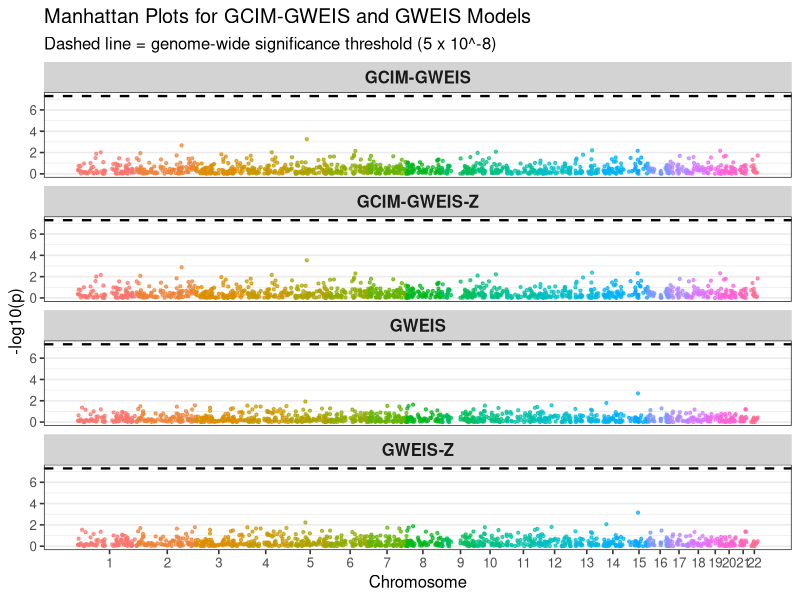

Generate this figure with R:
### Load libraries
library(ggplot2)
library(dplyr)
library(data.table)

#---- Read data ----#
gcim_adj  <- fread("tBil_bmi_gcim-gweis-z.txt")
gcim_raw  <- fread("tBil_bmi_gcim-gweis.txt")
gweis_adj <- fread("tBil_bmi_gweis-z.txt")
gweis_raw <- fread("tBil_bmi_gweis.txt")

#---- Keep only interaction test from raw PLINK outputs ----#
gcim_raw  <- gcim_raw[TEST == "ADDxPRS", ]
gweis_raw <- gweis_raw[TEST == "ADDxbilirubin", ]

#---- Standardize columns across files ----#
to_uniform <- function(df, model_label, pcol) {

  # Find chromosome column name across file types
  chr_col <- dplyr::case_when(
    "#CHROM" %in% names(df) ~ "#CHROM",
    "X.CHROM" %in% names(df) ~ "X.CHROM",
    "CHROM" %in% names(df) ~ "CHROM",
    TRUE ~ NA_character_
  )

  if (is.na(chr_col)) {
    stop("No chromosome column found. Expected one of: #CHROM, X.CHROM, CHROM")
  }

  if (!("POS" %in% names(df))) stop("POS column not found.")
  if (!(pcol %in% names(df))) stop(paste0("P column '", pcol, "' not found."))

  df %>%
    mutate(
      CHR = as.character(.data[[chr_col]]),
      BP  = as.numeric(POS),
      P   = as.numeric(.data[[pcol]]),
      MODEL = model_label
    ) %>%
    select(CHR, BP, P, MODEL) %>%
    filter(!is.na(CHR), !is.na(BP), !is.na(P), is.finite(P), P > 0, P <= 1)
}

gcim_adj_u  <- to_uniform(gcim_adj,  "GCIM-GWEIS-Z", "p_value_int_adj")
gcim_raw_u  <- to_uniform(gcim_raw,  "GCIM-GWEIS",   "P")
gweis_adj_u <- to_uniform(gweis_adj, "GWEIS-Z",      "p_value_int_adj")
gweis_raw_u <- to_uniform(gweis_raw, "GWEIS",        "P")

#---- Combine all ----#
all_data <- bind_rows(gcim_adj_u, gcim_raw_u, gweis_adj_u, gweis_raw_u)

# Convert CHR to ordered factor (1:22 + X/Y if present)
chr_order <- as.character(c(1:22, "X", "Y"))
all_data$CHR <- factor(all_data$CHR, levels = chr_order)

# Drop chromosomes not in chr_order (e.g., "0", "MT", etc. if they appear)
all_data <- all_data %>% filter(!is.na(CHR))

#---- Compute cumulative BP for plotting ----#
chr_offsets <- all_data %>%
  group_by(CHR) %>%
  summarize(chr_len = max(BP, na.rm = TRUE), .groups = "drop") %>%
  arrange(CHR) %>%
  mutate(chr_start = lag(cumsum(chr_len), default = 0)) %>%
  select(CHR, chr_start)

all_data <- all_data %>%
  left_join(chr_offsets, by = "CHR") %>%
  mutate(BPcum = BP + chr_start)

axis_df <- all_data %>%
  group_by(CHR) %>%
  summarize(center = mean(BPcum, na.rm = TRUE), .groups = "drop")

#---- Plot ----#
p <- ggplot(all_data, aes(x = BPcum, y = -log10(P), color = CHR)) +
  geom_point(alpha = 0.7, size = 0.8) +
  geom_hline(yintercept = -log10(5e-8), linetype = "dashed", linewidth = 0.8) +
  scale_x_continuous(labels = axis_df$CHR, breaks = axis_df$center) +
  facet_wrap(~MODEL, ncol = 1, scales = "free_y") +
  labs(
    x = "Chromosome",
    y = "-log10(p)",
    title = "Manhattan Plots for GCIM-GWEIS and GWEIS Models",
    subtitle = "Dashed line = genome-wide significance threshold (5 x 10^-8)"
  ) +
  theme_bw(base_size = 12) +
  theme(
    legend.position = "none",
    panel.grid.major.x = element_blank(),
    panel.grid.minor.x = element_blank(),
    strip.background = element_rect(fill = "lightgray", color = NA),
    strip.text = element_text(size = 12, face = "bold")
  )

ggsave("Combined_Manhattan_proposed.png", p, width = 10, height = 12, dpi = 600)
